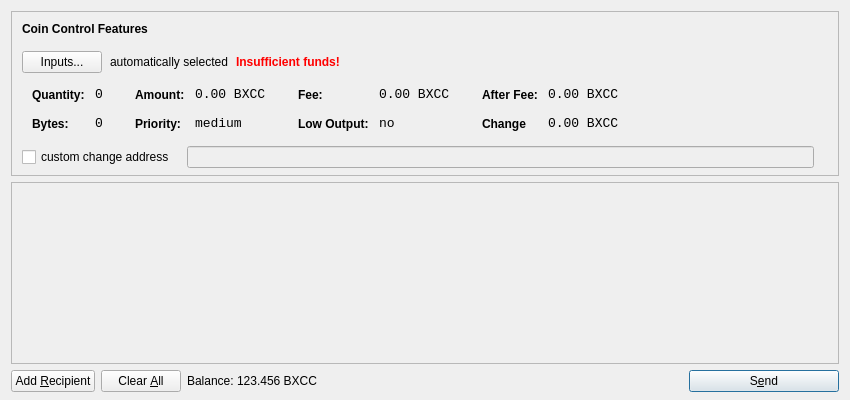
<?xml version="1.0" encoding="UTF-8"?>
<ui version="4.0">
 <class>SendCoinsDialog</class>
 <widget class="QDialog" name="SendCoinsDialog">
  <property name="geometry">
   <rect>
    <x>0</x>
    <y>0</y>
    <width>850</width>
    <height>400</height>
   </rect>
  </property>
  <property name="windowTitle">
   <string>Send Coins</string>
  </property>
  <property name="styleSheet">
   <string notr="true">background-image: url(:/images/gr);</string>
  </property>
  <layout class="QVBoxLayout" name="verticalLayout" stretch="0,1,0">
   <property name="bottomMargin">
    <number>8</number>
   </property>
   <item>
    <widget class="QFrame" name="frameCoinControl">
     <property name="sizePolicy">
      <sizepolicy hsizetype="Expanding" vsizetype="Expanding">
       <horstretch>0</horstretch>
       <verstretch>0</verstretch>
      </sizepolicy>
     </property>
     <property name="maximumSize">
      <size>
       <width>16777215</width>
       <height>16777215</height>
      </size>
     </property>
     <property name="frameShape">
      <enum>QFrame::StyledPanel</enum>
     </property>
     <property name="frameShadow">
      <enum>QFrame::Sunken</enum>
     </property>
     <layout class="QVBoxLayout" name="verticalLayoutCoinControl2">
      <property name="spacing">
       <number>6</number>
      </property>
      <property name="leftMargin">
       <number>0</number>
      </property>
      <property name="topMargin">
       <number>0</number>
      </property>
      <property name="rightMargin">
       <number>0</number>
      </property>
      <property name="bottomMargin">
       <number>6</number>
      </property>
      <item>
       <layout class="QVBoxLayout" name="verticalLayoutCoinControl" stretch="0,0,0,0,1">
        <property name="spacing">
         <number>0</number>
        </property>
        <property name="leftMargin">
         <number>10</number>
        </property>
        <property name="topMargin">
         <number>10</number>
        </property>
        <item>
         <layout class="QHBoxLayout" name="horizontalLayoutCoinControl1">
          <property name="bottomMargin">
           <number>15</number>
          </property>
          <item>
           <widget class="QLabel" name="labelCoinControlFeatures">
            <property name="sizePolicy">
             <sizepolicy hsizetype="Preferred" vsizetype="Maximum">
              <horstretch>0</horstretch>
              <verstretch>0</verstretch>
             </sizepolicy>
            </property>
            <property name="font">
             <font>
              <weight>75</weight>
              <bold>true</bold>
             </font>
            </property>
            <property name="styleSheet">
             <string notr="true">font-weight:bold;</string>
            </property>
            <property name="text">
             <string>Coin Control Features</string>
            </property>
           </widget>
          </item>
         </layout>
        </item>
        <item>
         <layout class="QHBoxLayout" name="horizontalLayoutCoinControl2" stretch="0,0,0,0">
          <property name="spacing">
           <number>8</number>
          </property>
          <property name="bottomMargin">
           <number>10</number>
          </property>
          <item>
           <widget class="QPushButton" name="pushButtonCoinControl">
            <property name="styleSheet">
             <string notr="true"/>
            </property>
            <property name="text">
             <string>Inputs...</string>
            </property>
           </widget>
          </item>
          <item>
           <widget class="QLabel" name="labelCoinControlAutomaticallySelected">
            <property name="text">
             <string>automatically selected</string>
            </property>
            <property name="margin">
             <number>5</number>
            </property>
           </widget>
          </item>
          <item>
           <widget class="QLabel" name="labelCoinControlInsuffFunds">
            <property name="font">
             <font>
              <weight>75</weight>
              <bold>true</bold>
             </font>
            </property>
            <property name="styleSheet">
             <string notr="true">color:red;font-weight:bold;</string>
            </property>
            <property name="text">
             <string>Insufficient funds!</string>
            </property>
            <property name="margin">
             <number>5</number>
            </property>
           </widget>
          </item>
          <item>
           <spacer name="horizontalSpacerCoinControl">
            <property name="orientation">
             <enum>Qt::Horizontal</enum>
            </property>
            <property name="sizeHint" stdset="0">
             <size>
              <width>40</width>
              <height>1</height>
             </size>
            </property>
           </spacer>
          </item>
         </layout>
        </item>
        <item>
         <widget class="QWidget" name="widgetCoinControl" native="true">
          <property name="sizePolicy">
           <sizepolicy hsizetype="Preferred" vsizetype="Preferred">
            <horstretch>0</horstretch>
            <verstretch>0</verstretch>
           </sizepolicy>
          </property>
          <property name="minimumSize">
           <size>
            <width>0</width>
            <height>0</height>
           </size>
          </property>
          <property name="styleSheet">
           <string notr="true"/>
          </property>
          <layout class="QHBoxLayout" name="horizontalLayoutCoinControl5">
           <property name="leftMargin">
            <number>0</number>
           </property>
           <property name="topMargin">
            <number>0</number>
           </property>
           <property name="rightMargin">
            <number>0</number>
           </property>
           <property name="bottomMargin">
            <number>0</number>
           </property>
           <item>
            <layout class="QHBoxLayout" name="horizontalLayoutCoinControl3" stretch="0,0,0,1">
             <property name="spacing">
              <number>20</number>
             </property>
             <property name="topMargin">
              <number>0</number>
             </property>
             <property name="bottomMargin">
              <number>10</number>
             </property>
             <item>
              <layout class="QFormLayout" name="formLayoutCoinControl1">
               <property name="horizontalSpacing">
                <number>10</number>
               </property>
               <property name="verticalSpacing">
                <number>14</number>
               </property>
               <property name="leftMargin">
                <number>10</number>
               </property>
               <property name="topMargin">
                <number>4</number>
               </property>
               <property name="rightMargin">
                <number>6</number>
               </property>
               <item row="0" column="0">
                <widget class="QLabel" name="labelCoinControlQuantityText">
                 <property name="styleSheet">
                  <string notr="true">font-weight:bold;</string>
                 </property>
                 <property name="text">
                  <string>Quantity:</string>
                 </property>
                 <property name="margin">
                  <number>0</number>
                 </property>
                </widget>
               </item>
               <item row="0" column="1">
                <widget class="QLabel" name="labelCoinControlQuantity">
                 <property name="font">
                  <font>
                   <family>Monospace</family>
                   <pointsize>10</pointsize>
                  </font>
                 </property>
                 <property name="cursor">
                  <cursorShape>IBeamCursor</cursorShape>
                 </property>
                 <property name="contextMenuPolicy">
                  <enum>Qt::ActionsContextMenu</enum>
                 </property>
                 <property name="text">
                  <string>0</string>
                 </property>
                 <property name="margin">
                  <number>0</number>
                 </property>
                 <property name="textInteractionFlags">
                  <set>Qt::LinksAccessibleByMouse|Qt::TextSelectableByKeyboard|Qt::TextSelectableByMouse</set>
                 </property>
                </widget>
               </item>
               <item row="1" column="0">
                <widget class="QLabel" name="labelCoinControlBytesText">
                 <property name="styleSheet">
                  <string notr="true">font-weight:bold;</string>
                 </property>
                 <property name="text">
                  <string>Bytes:</string>
                 </property>
                </widget>
               </item>
               <item row="1" column="1">
                <widget class="QLabel" name="labelCoinControlBytes">
                 <property name="font">
                  <font>
                   <family>Monospace</family>
                   <pointsize>10</pointsize>
                  </font>
                 </property>
                 <property name="cursor">
                  <cursorShape>IBeamCursor</cursorShape>
                 </property>
                 <property name="contextMenuPolicy">
                  <enum>Qt::ActionsContextMenu</enum>
                 </property>
                 <property name="text">
                  <string>0</string>
                 </property>
                 <property name="textInteractionFlags">
                  <set>Qt::LinksAccessibleByMouse|Qt::TextSelectableByKeyboard|Qt::TextSelectableByMouse</set>
                 </property>
                </widget>
               </item>
              </layout>
             </item>
             <item>
              <layout class="QFormLayout" name="formLayoutCoinControl2">
               <property name="horizontalSpacing">
                <number>10</number>
               </property>
               <property name="verticalSpacing">
                <number>14</number>
               </property>
               <property name="leftMargin">
                <number>6</number>
               </property>
               <property name="topMargin">
                <number>4</number>
               </property>
               <property name="rightMargin">
                <number>6</number>
               </property>
               <item row="0" column="0">
                <widget class="QLabel" name="labelCoinControlAmountText">
                 <property name="styleSheet">
                  <string notr="true">font-weight:bold;</string>
                 </property>
                 <property name="text">
                  <string>Amount:</string>
                 </property>
                 <property name="margin">
                  <number>0</number>
                 </property>
                </widget>
               </item>
               <item row="0" column="1">
                <widget class="QLabel" name="labelCoinControlAmount">
                 <property name="font">
                  <font>
                   <family>Monospace</family>
                   <pointsize>10</pointsize>
                  </font>
                 </property>
                 <property name="cursor">
                  <cursorShape>IBeamCursor</cursorShape>
                 </property>
                 <property name="contextMenuPolicy">
                  <enum>Qt::ActionsContextMenu</enum>
                 </property>
                 <property name="text">
                  <string>0.00 BXCC</string>
                 </property>
                 <property name="textInteractionFlags">
                  <set>Qt::LinksAccessibleByMouse|Qt::TextSelectableByKeyboard|Qt::TextSelectableByMouse</set>
                 </property>
                </widget>
               </item>
               <item row="1" column="0">
                <widget class="QLabel" name="labelCoinControlPriorityText">
                 <property name="styleSheet">
                  <string notr="true">font-weight:bold;</string>
                 </property>
                 <property name="text">
                  <string>Priority:</string>
                 </property>
                </widget>
               </item>
               <item row="1" column="1">
                <widget class="QLabel" name="labelCoinControlPriority">
                 <property name="font">
                  <font>
                   <family>Monospace</family>
                   <pointsize>10</pointsize>
                  </font>
                 </property>
                 <property name="cursor">
                  <cursorShape>IBeamCursor</cursorShape>
                 </property>
                 <property name="contextMenuPolicy">
                  <enum>Qt::ActionsContextMenu</enum>
                 </property>
                 <property name="text">
                  <string>medium</string>
                 </property>
                 <property name="textInteractionFlags">
                  <set>Qt::LinksAccessibleByMouse|Qt::TextSelectableByKeyboard|Qt::TextSelectableByMouse</set>
                 </property>
                </widget>
               </item>
              </layout>
             </item>
             <item>
              <layout class="QFormLayout" name="formLayoutCoinControl3">
               <property name="horizontalSpacing">
                <number>10</number>
               </property>
               <property name="verticalSpacing">
                <number>14</number>
               </property>
               <property name="leftMargin">
                <number>6</number>
               </property>
               <property name="topMargin">
                <number>4</number>
               </property>
               <property name="rightMargin">
                <number>6</number>
               </property>
               <item row="0" column="0">
                <widget class="QLabel" name="labelCoinControlFeeText">
                 <property name="styleSheet">
                  <string notr="true">font-weight:bold;</string>
                 </property>
                 <property name="text">
                  <string>Fee:</string>
                 </property>
                 <property name="margin">
                  <number>0</number>
                 </property>
                </widget>
               </item>
               <item row="0" column="1">
                <widget class="QLabel" name="labelCoinControlFee">
                 <property name="font">
                  <font>
                   <family>Monospace</family>
                   <pointsize>10</pointsize>
                  </font>
                 </property>
                 <property name="cursor">
                  <cursorShape>IBeamCursor</cursorShape>
                 </property>
                 <property name="contextMenuPolicy">
                  <enum>Qt::ActionsContextMenu</enum>
                 </property>
                 <property name="text">
                  <string>0.00 BXCC</string>
                 </property>
                 <property name="textInteractionFlags">
                  <set>Qt::LinksAccessibleByMouse|Qt::TextSelectableByKeyboard|Qt::TextSelectableByMouse</set>
                 </property>
                </widget>
               </item>
               <item row="1" column="0">
                <widget class="QLabel" name="labelCoinControlLowOutputText">
                 <property name="styleSheet">
                  <string notr="true">font-weight:bold;</string>
                 </property>
                 <property name="text">
                  <string>Low Output:</string>
                 </property>
                </widget>
               </item>
               <item row="1" column="1">
                <widget class="QLabel" name="labelCoinControlLowOutput">
                 <property name="font">
                  <font>
                   <family>Monospace</family>
                   <pointsize>10</pointsize>
                  </font>
                 </property>
                 <property name="cursor">
                  <cursorShape>IBeamCursor</cursorShape>
                 </property>
                 <property name="contextMenuPolicy">
                  <enum>Qt::ActionsContextMenu</enum>
                 </property>
                 <property name="text">
                  <string>no</string>
                 </property>
                 <property name="textInteractionFlags">
                  <set>Qt::LinksAccessibleByMouse|Qt::TextSelectableByKeyboard|Qt::TextSelectableByMouse</set>
                 </property>
                </widget>
               </item>
              </layout>
             </item>
             <item>
              <layout class="QFormLayout" name="formLayoutCoinControl4">
               <property name="horizontalSpacing">
                <number>10</number>
               </property>
               <property name="verticalSpacing">
                <number>14</number>
               </property>
               <property name="leftMargin">
                <number>6</number>
               </property>
               <property name="topMargin">
                <number>4</number>
               </property>
               <property name="rightMargin">
                <number>6</number>
               </property>
               <item row="0" column="0">
                <widget class="QLabel" name="labelCoinControlAfterFeeText">
                 <property name="styleSheet">
                  <string notr="true">font-weight:bold;</string>
                 </property>
                 <property name="text">
                  <string>After Fee:</string>
                 </property>
                 <property name="margin">
                  <number>0</number>
                 </property>
                </widget>
               </item>
               <item row="0" column="1">
                <widget class="QLabel" name="labelCoinControlAfterFee">
                 <property name="font">
                  <font>
                   <family>Monospace</family>
                   <pointsize>10</pointsize>
                  </font>
                 </property>
                 <property name="cursor">
                  <cursorShape>IBeamCursor</cursorShape>
                 </property>
                 <property name="contextMenuPolicy">
                  <enum>Qt::ActionsContextMenu</enum>
                 </property>
                 <property name="text">
                  <string>0.00 BXCC</string>
                 </property>
                 <property name="textInteractionFlags">
                  <set>Qt::LinksAccessibleByMouse|Qt::TextSelectableByKeyboard|Qt::TextSelectableByMouse</set>
                 </property>
                </widget>
               </item>
               <item row="1" column="0">
                <widget class="QLabel" name="labelCoinControlChangeText">
                 <property name="styleSheet">
                  <string notr="true">font-weight:bold;</string>
                 </property>
                 <property name="text">
                  <string>Change</string>
                 </property>
                </widget>
               </item>
               <item row="1" column="1">
                <widget class="QLabel" name="labelCoinControlChange">
                 <property name="font">
                  <font>
                   <family>Monospace</family>
                   <pointsize>10</pointsize>
                  </font>
                 </property>
                 <property name="cursor">
                  <cursorShape>IBeamCursor</cursorShape>
                 </property>
                 <property name="contextMenuPolicy">
                  <enum>Qt::ActionsContextMenu</enum>
                 </property>
                 <property name="text">
                  <string>0.00 BXCC</string>
                 </property>
                 <property name="textInteractionFlags">
                  <set>Qt::LinksAccessibleByMouse|Qt::TextSelectableByKeyboard|Qt::TextSelectableByMouse</set>
                 </property>
                </widget>
               </item>
              </layout>
             </item>
            </layout>
           </item>
          </layout>
         </widget>
        </item>
        <item>
         <layout class="QHBoxLayout" name="horizontalLayoutCoinControl4" stretch="0,0,0">
          <property name="spacing">
           <number>12</number>
          </property>
          <property name="sizeConstraint">
           <enum>QLayout::SetDefaultConstraint</enum>
          </property>
          <property name="topMargin">
           <number>5</number>
          </property>
          <property name="rightMargin">
           <number>5</number>
          </property>
          <item>
           <widget class="QCheckBox" name="checkBoxCoinControlChange">
            <property name="text">
             <string>custom change address</string>
            </property>
           </widget>
          </item>
          <item>
           <widget class="QLineEdit" name="lineEditCoinControlChange">
            <property name="enabled">
             <bool>false</bool>
            </property>
            <property name="sizePolicy">
             <sizepolicy hsizetype="Expanding" vsizetype="Fixed">
              <horstretch>0</horstretch>
              <verstretch>0</verstretch>
             </sizepolicy>
            </property>
           </widget>
          </item>
          <item>
           <widget class="QLabel" name="labelCoinControlChangeLabel">
            <property name="sizePolicy">
             <sizepolicy hsizetype="Preferred" vsizetype="Expanding">
              <horstretch>0</horstretch>
              <verstretch>0</verstretch>
             </sizepolicy>
            </property>
            <property name="minimumSize">
             <size>
              <width>0</width>
              <height>0</height>
             </size>
            </property>
            <property name="text">
             <string/>
            </property>
            <property name="margin">
             <number>3</number>
            </property>
           </widget>
          </item>
         </layout>
        </item>
        <item>
         <spacer name="verticalSpacerCoinControl">
          <property name="orientation">
           <enum>Qt::Vertical</enum>
          </property>
          <property name="sizeHint" stdset="0">
           <size>
            <width>800</width>
            <height>1</height>
           </size>
          </property>
         </spacer>
        </item>
       </layout>
      </item>
     </layout>
    </widget>
   </item>
   <item>
    <widget class="QScrollArea" name="scrollArea">
     <property name="widgetResizable">
      <bool>true</bool>
     </property>
     <widget class="QWidget" name="scrollAreaWidgetContents">
      <property name="geometry">
       <rect>
        <x>0</x>
        <y>0</y>
        <width>830</width>
        <height>172</height>
       </rect>
      </property>
      <layout class="QVBoxLayout" name="verticalLayout_2">
       <property name="leftMargin">
        <number>0</number>
       </property>
       <property name="topMargin">
        <number>0</number>
       </property>
       <property name="rightMargin">
        <number>0</number>
       </property>
       <property name="bottomMargin">
        <number>0</number>
       </property>
       <item>
        <layout class="QVBoxLayout" name="entries">
         <property name="spacing">
          <number>6</number>
         </property>
        </layout>
       </item>
       <item>
        <spacer name="verticalSpacer">
         <property name="orientation">
          <enum>Qt::Vertical</enum>
         </property>
         <property name="sizeHint" stdset="0">
          <size>
           <width>20</width>
           <height>40</height>
          </size>
         </property>
        </spacer>
       </item>
      </layout>
     </widget>
    </widget>
   </item>
   <item>
    <layout class="QHBoxLayout" name="horizontalLayout">
     <item>
      <widget class="QPushButton" name="addButton">
       <property name="toolTip">
        <string>Send to multiple recipients at once</string>
       </property>
       <property name="text">
        <string>Add &amp;Recipient</string>
       </property>
       <property name="icon">
        <iconset resource="../bitcoin.qrc">
         <normaloff>:/icons/add</normaloff>:/icons/add</iconset>
       </property>
       <property name="autoDefault">
        <bool>false</bool>
       </property>
      </widget>
     </item>
     <item>
      <widget class="QPushButton" name="clearButton">
       <property name="sizePolicy">
        <sizepolicy hsizetype="Minimum" vsizetype="Fixed">
         <horstretch>0</horstretch>
         <verstretch>0</verstretch>
        </sizepolicy>
       </property>
       <property name="toolTip">
        <string>Remove all transaction fields</string>
       </property>
       <property name="text">
        <string>Clear &amp;All</string>
       </property>
       <property name="icon">
        <iconset resource="../bitcoin.qrc">
         <normaloff>:/icons/remove</normaloff>:/icons/remove</iconset>
       </property>
       <property name="autoRepeatDelay">
        <number>300</number>
       </property>
       <property name="autoDefault">
        <bool>false</bool>
       </property>
      </widget>
     </item>
     <item>
      <layout class="QHBoxLayout" name="horizontalLayout_2">
       <property name="spacing">
        <number>3</number>
       </property>
       <item>
        <widget class="QLabel" name="label">
         <property name="sizePolicy">
          <sizepolicy hsizetype="Preferred" vsizetype="Fixed">
           <horstretch>0</horstretch>
           <verstretch>0</verstretch>
          </sizepolicy>
         </property>
         <property name="text">
          <string>Balance:</string>
         </property>
        </widget>
       </item>
       <item>
        <widget class="QLabel" name="labelBalance">
         <property name="sizePolicy">
          <sizepolicy hsizetype="Preferred" vsizetype="Fixed">
           <horstretch>0</horstretch>
           <verstretch>0</verstretch>
          </sizepolicy>
         </property>
         <property name="cursor">
          <cursorShape>IBeamCursor</cursorShape>
         </property>
         <property name="text">
          <string>123.456 BXCC</string>
         </property>
         <property name="textInteractionFlags">
          <set>Qt::LinksAccessibleByMouse|Qt::TextSelectableByKeyboard|Qt::TextSelectableByMouse</set>
         </property>
        </widget>
       </item>
      </layout>
     </item>
     <item>
      <spacer name="horizontalSpacer">
       <property name="orientation">
        <enum>Qt::Horizontal</enum>
       </property>
       <property name="sizeHint" stdset="0">
        <size>
         <width>40</width>
         <height>20</height>
        </size>
       </property>
      </spacer>
     </item>
     <item>
      <widget class="QPushButton" name="sendButton">
       <property name="minimumSize">
        <size>
         <width>150</width>
         <height>0</height>
        </size>
       </property>
       <property name="toolTip">
        <string>Confirm the send action</string>
       </property>
       <property name="text">
        <string>S&amp;end</string>
       </property>
       <property name="icon">
        <iconset resource="../bitcoin.qrc">
         <normaloff>:/icons/send</normaloff>:/icons/send</iconset>
       </property>
       <property name="default">
        <bool>true</bool>
       </property>
      </widget>
     </item>
    </layout>
   </item>
  </layout>
 </widget>
 <resources>
  <include location="../bitcoin.qrc"/>
 </resources>
 <connections/>
</ui>
